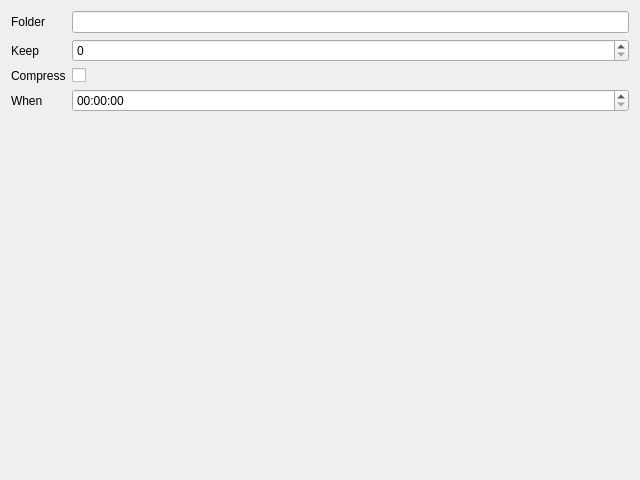
<?xml version="1.0" encoding="UTF-8"?>
<ui version="4.0">
 <class>BackupDialog</class>
 <widget class="QDialog" name="BackupDialog">
  <property name="geometry">
   <rect>
    <x>0</x>
    <y>0</y>
    <width>640</width>
    <height>480</height>
   </rect>
  </property>
  <property name="windowTitle">
   <string>Backup</string>
  </property>
  <layout class="QFormLayout" name="formLayout">
   <item row="0" column="0">
    <widget class="QLabel" name="label_folderEdit">
     <property name="text">
      <string>Folder</string>
     </property>
     <property name="buddy">
      <cstring>folderEdit</cstring>
     </property>
    </widget>
   </item>
   <item row="0" column="1">
    <widget class="QLineEdit" name="folderEdit"/>
   </item>
   <item row="1" column="0">
    <widget class="QLabel" name="label_keepEdit">
     <property name="text">
      <string>Keep</string>
     </property>
     <property name="buddy">
      <cstring>keepEdit</cstring>
     </property>
    </widget>
   </item>
   <item row="1" column="1">
    <widget class="QSpinBox" name="keepEdit"/>
   </item>
   <item row="2" column="0">
    <widget class="QLabel" name="label_compressCheck">
     <property name="text">
      <string>Compress</string>
     </property>
     <property name="buddy">
      <cstring>compressCheck</cstring>
     </property>
    </widget>
   </item>
   <item row="2" column="1">
    <widget class="QCheckBox" name="compressCheck"/>
   </item>
   <item row="3" column="0">
    <widget class="QLabel" name="label_whenEdit">
     <property name="text">
      <string>When</string>
     </property>
     <property name="buddy">
      <cstring>whenEdit</cstring>
     </property>
    </widget>
   </item>
   <item row="3" column="1">
    <widget class="QTimeEdit" name="whenEdit"/>
   </item>
  </layout>
 </widget>
 <tabstops>
  <tabstop>folderEdit</tabstop>
  <tabstop>keepEdit</tabstop>
  <tabstop>compressCheck</tabstop>
  <tabstop>whenEdit</tabstop>
 </tabstops>
 <resources/>
 <connections/>
</ui>
